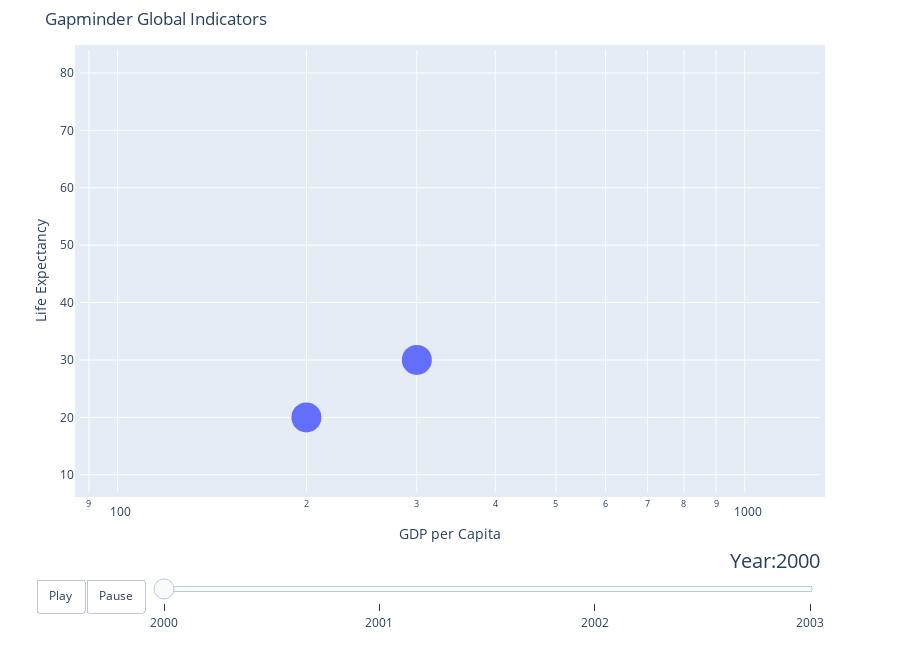

This figure's notebook cell:
### Code cell
figure = bubbleplot(dataset = dfTemp, x_column = 'gdp', y_column = 'life',
                    bubble_column = 'continent', time_column = 'year',  
#                     size_column = 'life', 
#                     color_column='continent',
                    x_title="GDP per Capita", y_title="Life Expectancy", title='Gapminder Global Indicators',
                    x_logscale=True, scale_bubble=3, height=650)
iplot(figure)
#save as html
# py.offline.plot(figure, filename='myplot.html')

### Figure 1 — Plotly figure (JSON) as saved in the notebook; plotly's stock layout.template omitted (floating-point values rounded to 4 significant figures)
{"data": [{"marker": {"size": 30}, "mode": "markers", "text": ["Asia", "Europe"], "type": "scatter", "x": [200, 300], "y": [20, 30]}], "layout": {"height": 650, "hovermode": "closest", "margin": {"b": 50, "pad": 5, "t": 50}, "showlegend": false, "sliders": [{"active": 0, "currentvalue": {"font": {"size": 20}, "prefix": "Year:", "visible": true, "xanchor": "right"}, "len": 0.9, "pad": {"b": 10, "t": 50}, "steps": [{"args": [[2000], {"frame": {"duration": 300, "redraw": false}, "mode": "immediate", "transition": {"duration": 300}}], "label": "2000", "method": "animate"}, {"args": [[2001], {"frame": {"duration": 300, "redraw": false}, "mode": "immediate", "transition": {"duration": 300}}], "label": "2001", "method": "animate"}, {"args": [[2002], {"frame": {"duration": 300, "redraw": false}, "mode": "immediate", "transition": {"duration": 300}}], "label": "2002", "method": "animate"}, {"args": [[2003], {"frame": {"duration": 300, "redraw": false}, "mode": "immediate", "transition": {"duration": 300}}], "label": "2003", "method": "animate"}], "transition": {"duration": 300, "easing": "cubic-in-out"}, "x": 0.1, "xanchor": "left", "y": 0, "yanchor": "top"}], "title": {"text": "Gapminder Global Indicators"}, "updatemenus": [{"buttons": [{"args": [null, {"frame": {"duration": 500, "redraw": false}, "fromcurrent": true, "transition": {"duration": 300, "easing": "quadratic-in-out"}}], "label": "Play", "method": "animate"}, {"args": [[null], {"frame": {"duration": 0, "redraw": false}, "mode": "immediate", "transition": {"duration": 0}}], "label": "Pause", "method": "animate"}], "direction": "left", "pad": {"r": 10, "t": 87}, "showactive": false, "type": "buttons", "x": 0.1, "xanchor": "right", "y": 0, "yanchor": "top"}], "xaxis": {"autorange": false, "range": [1.94, 3.12], "title": {"text": "GDP per Capita"}, "type": "log"}, "yaxis": {"autorange": false, "range": [7, 84], "title": {"text": "Life Expectancy"}}}}
